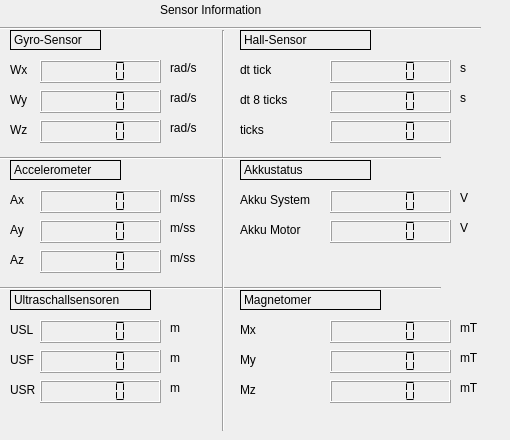
    <widget class="QWidget" name="tab">
     <attribute name="title">
      <string>Tab 1</string>
     </attribute>
     <widget class="QLabel" name="label_41">
      <property name="geometry">
       <rect>
        <x>460</x>
        <y>90</y>
        <width>41</width>
        <height>16</height>
       </rect>
      </property>
      <property name="text">
       <string>s</string>
      </property>
     </widget>
     <widget class="QLabel" name="label_54">
      <property name="geometry">
       <rect>
        <x>240</x>
        <y>350</y>
        <width>31</width>
        <height>20</height>
       </rect>
      </property>
      <property name="text">
       <string>My</string>
      </property>
     </widget>
     <widget class="QLabel" name="label_20">
      <property name="geometry">
       <rect>
        <x>10</x>
        <y>90</y>
        <width>21</width>
        <height>20</height>
       </rect>
      </property>
      <property name="text">
       <string>Wy</string>
      </property>
     </widget>
     <widget class="QLCDNumber" name="sensor_ax">
      <property name="geometry">
       <rect>
        <x>40</x>
        <y>190</y>
        <width>121</width>
        <height>23</height>
       </rect>
      </property>
      <property name="font">
       <font>
        <weight>75</weight>
        <bold>true</bold>
        <strikeout>false</strikeout>
        <kerning>true</kerning>
       </font>
      </property>
      <property name="segmentStyle">
       <enum>QLCDNumber::Flat</enum>
      </property>
     </widget>
     <widget class="QLabel" name="label_47">
      <property name="geometry">
       <rect>
        <x>460</x>
        <y>220</y>
        <width>16</width>
        <height>16</height>
       </rect>
      </property>
      <property name="text">
       <string>V</string>
      </property>
     </widget>
     <widget class="QLCDNumber" name="sensor_my">
      <property name="geometry">
       <rect>
        <x>330</x>
        <y>350</y>
        <width>121</width>
        <height>23</height>
       </rect>
      </property>
      <property name="font">
       <font>
        <weight>75</weight>
        <bold>true</bold>
        <strikeout>false</strikeout>
        <kerning>true</kerning>
       </font>
      </property>
      <property name="segmentStyle">
       <enum>QLCDNumber::Flat</enum>
      </property>
     </widget>
     <widget class="QLabel" name="label_30">
      <property name="geometry">
       <rect>
        <x>10</x>
        <y>30</y>
        <width>91</width>
        <height>20</height>
       </rect>
      </property>
      <property name="frameShape">
       <enum>QFrame::Box</enum>
      </property>
      <property name="midLineWidth">
       <number>0</number>
      </property>
      <property name="text">
       <string>Gyro-Sensor</string>
      </property>
     </widget>
     <widget class="QLCDNumber" name="sensor_usr">
      <property name="geometry">
       <rect>
        <x>40</x>
        <y>380</y>
        <width>121</width>
        <height>23</height>
       </rect>
      </property>
      <property name="font">
       <font>
        <weight>75</weight>
        <bold>true</bold>
        <strikeout>false</strikeout>
        <kerning>true</kerning>
       </font>
      </property>
      <property name="segmentStyle">
       <enum>QLCDNumber::Flat</enum>
      </property>
     </widget>
     <widget class="QLabel" name="label_44">
      <property name="geometry">
       <rect>
        <x>240</x>
        <y>120</y>
        <width>81</width>
        <height>20</height>
       </rect>
      </property>
      <property name="text">
       <string>ticks</string>
      </property>
     </widget>
     <widget class="QLabel" name="label_3">
      <property name="geometry">
       <rect>
        <x>160</x>
        <y>0</y>
        <width>131</width>
        <height>20</height>
       </rect>
      </property>
      <property name="text">
       <string>Sensor Information</string>
      </property>
     </widget>
     <widget class="QLabel" name="label_28">
      <property name="geometry">
       <rect>
        <x>10</x>
        <y>220</y>
        <width>21</width>
        <height>20</height>
       </rect>
      </property>
      <property name="text">
       <string>Ay</string>
      </property>
     </widget>
     <widget class="QLCDNumber" name="sensor_usf">
      <property name="geometry">
       <rect>
        <x>40</x>
        <y>350</y>
        <width>121</width>
        <height>23</height>
       </rect>
      </property>
      <property name="font">
       <font>
        <weight>75</weight>
        <bold>true</bold>
        <strikeout>false</strikeout>
        <kerning>true</kerning>
       </font>
      </property>
      <property name="segmentStyle">
       <enum>QLCDNumber::Flat</enum>
      </property>
     </widget>
     <widget class="QLCDNumber" name="sensor_az">
      <property name="geometry">
       <rect>
        <x>40</x>
        <y>250</y>
        <width>121</width>
        <height>23</height>
       </rect>
      </property>
      <property name="font">
       <font>
        <weight>75</weight>
        <bold>true</bold>
        <strikeout>false</strikeout>
        <kerning>true</kerning>
       </font>
      </property>
      <property name="segmentStyle">
       <enum>QLCDNumber::Flat</enum>
      </property>
     </widget>
     <widget class="Line" name="line_8">
      <property name="geometry">
       <rect>
        <x>220</x>
        <y>280</y>
        <width>221</width>
        <height>16</height>
       </rect>
      </property>
      <property name="orientation">
       <enum>Qt::Horizontal</enum>
      </property>
     </widget>
     <widget class="QLCDNumber" name="sensor_usl">
      <property name="geometry">
       <rect>
        <x>40</x>
        <y>320</y>
        <width>121</width>
        <height>23</height>
       </rect>
      </property>
      <property name="font">
       <font>
        <weight>75</weight>
        <bold>true</bold>
        <strikeout>false</strikeout>
        <kerning>true</kerning>
       </font>
      </property>
      <property name="segmentStyle">
       <enum>QLCDNumber::Flat</enum>
      </property>
     </widget>
     <widget class="QLabel" name="label_31">
      <property name="geometry">
       <rect>
        <x>10</x>
        <y>160</y>
        <width>111</width>
        <height>20</height>
       </rect>
      </property>
      <property name="frameShape">
       <enum>QFrame::Box</enum>
      </property>
      <property name="midLineWidth">
       <number>0</number>
      </property>
      <property name="text">
       <string>Accelerometer</string>
      </property>
     </widget>
     <widget class="Line" name="line_6">
      <property name="geometry">
       <rect>
        <x>220</x>
        <y>20</y>
        <width>261</width>
        <height>16</height>
       </rect>
      </property>
      <property name="orientation">
       <enum>Qt::Horizontal</enum>
      </property>
     </widget>
     <widget class="Line" name="line_5">
      <property name="geometry">
       <rect>
        <x>213</x>
        <y>30</y>
        <width>20</width>
        <height>401</height>
       </rect>
      </property>
      <property name="orientation">
       <enum>Qt::Vertical</enum>
      </property>
     </widget>
     <widget class="QLabel" name="label_19">
      <property name="geometry">
       <rect>
        <x>170</x>
        <y>60</y>
        <width>41</width>
        <height>16</height>
       </rect>
      </property>
      <property name="text">
       <string>rad/s</string>
      </property>
     </widget>
     <widget class="Line" name="line_4">
      <property name="geometry">
       <rect>
        <x>0</x>
        <y>280</y>
        <width>221</width>
        <height>16</height>
       </rect>
      </property>
      <property name="orientation">
       <enum>Qt::Horizontal</enum>
      </property>
     </widget>
     <widget class="Line" name="line_7">
      <property name="geometry">
       <rect>
        <x>220</x>
        <y>150</y>
        <width>221</width>
        <height>16</height>
       </rect>
      </property>
      <property name="orientation">
       <enum>Qt::Horizontal</enum>
      </property>
     </widget>
     <widget class="QLCDNumber" name="sensor_wz">
      <property name="geometry">
       <rect>
        <x>40</x>
        <y>120</y>
        <width>121</width>
        <height>23</height>
       </rect>
      </property>
      <property name="font">
       <font>
        <weight>75</weight>
        <bold>true</bold>
        <strikeout>false</strikeout>
        <kerning>true</kerning>
       </font>
      </property>
      <property name="segmentStyle">
       <enum>QLCDNumber::Flat</enum>
      </property>
     </widget>
     <widget class="Line" name="line_3">
      <property name="geometry">
       <rect>
        <x>0</x>
        <y>150</y>
        <width>221</width>
        <height>16</height>
       </rect>
      </property>
      <property name="orientation">
       <enum>Qt::Horizontal</enum>
      </property>
     </widget>
     <widget class="QLabel" name="label_43">
      <property name="geometry">
       <rect>
        <x>240</x>
        <y>60</y>
        <width>81</width>
        <height>20</height>
       </rect>
      </property>
      <property name="text">
       <string>dt tick</string>
      </property>
     </widget>
     <widget class="QLCDNumber" name="sensor_wy">
      <property name="geometry">
       <rect>
        <x>40</x>
        <y>90</y>
        <width>121</width>
        <height>23</height>
       </rect>
      </property>
      <property name="font">
       <font>
        <weight>75</weight>
        <bold>true</bold>
        <strikeout>false</strikeout>
        <kerning>true</kerning>
       </font>
      </property>
      <property name="segmentStyle">
       <enum>QLCDNumber::Flat</enum>
      </property>
     </widget>
     <widget class="QLabel" name="label_33">
      <property name="geometry">
       <rect>
        <x>170</x>
        <y>350</y>
        <width>41</width>
        <height>16</height>
       </rect>
      </property>
      <property name="text">
       <string>m</string>
      </property>
     </widget>
     <widget class="QLabel" name="label_29">
      <property name="geometry">
       <rect>
        <x>10</x>
        <y>190</y>
        <width>21</width>
        <height>20</height>
       </rect>
      </property>
      <property name="text">
       <string>Ax</string>
      </property>
     </widget>
     <widget class="QLCDNumber" name="sensor_batt_sys">
      <property name="geometry">
       <rect>
        <x>330</x>
        <y>190</y>
        <width>121</width>
        <height>23</height>
       </rect>
      </property>
      <property name="font">
       <font>
        <weight>75</weight>
        <bold>true</bold>
        <strikeout>false</strikeout>
        <kerning>true</kerning>
       </font>
      </property>
      <property name="segmentStyle">
       <enum>QLCDNumber::Flat</enum>
      </property>
     </widget>
     <widget class="QLabel" name="label_26">
      <property name="geometry">
       <rect>
        <x>170</x>
        <y>190</y>
        <width>41</width>
        <height>16</height>
       </rect>
      </property>
      <property name="text">
       <string>m/ss</string>
      </property>
     </widget>
     <widget class="QLabel" name="label_48">
      <property name="geometry">
       <rect>
        <x>240</x>
        <y>220</y>
        <width>91</width>
        <height>20</height>
       </rect>
      </property>
      <property name="text">
       <string>Akku Motor</string>
      </property>
     </widget>
     <widget class="QLabel" name="label_42">
      <property name="geometry">
       <rect>
        <x>240</x>
        <y>90</y>
        <width>81</width>
        <height>20</height>
       </rect>
      </property>
      <property name="text">
       <string>dt 8 ticks</string>
      </property>
     </widget>
     <widget class="QLabel" name="label_21">
      <property name="geometry">
       <rect>
        <x>170</x>
        <y>90</y>
        <width>41</width>
        <height>16</height>
       </rect>
      </property>
      <property name="text">
       <string>rad/s</string>
      </property>
     </widget>
     <widget class="QLabel" name="label_49">
      <property name="geometry">
       <rect>
        <x>240</x>
        <y>190</y>
        <width>91</width>
        <height>20</height>
       </rect>
      </property>
      <property name="text">
       <string>Akku System</string>
      </property>
     </widget>
     <widget class="QLabel" name="label_24">
      <property name="geometry">
       <rect>
        <x>10</x>
        <y>250</y>
        <width>21</width>
        <height>20</height>
       </rect>
      </property>
      <property name="text">
       <string>Az</string>
      </property>
     </widget>
     <widget class="QLabel" name="label_34">
      <property name="geometry">
       <rect>
        <x>170</x>
        <y>380</y>
        <width>41</width>
        <height>16</height>
       </rect>
      </property>
      <property name="text">
       <string>m</string>
      </property>
     </widget>
     <widget class="QLabel" name="label_22">
      <property name="geometry">
       <rect>
        <x>10</x>
        <y>120</y>
        <width>21</width>
        <height>20</height>
       </rect>
      </property>
      <property name="text">
       <string>Wz</string>
      </property>
     </widget>
     <widget class="QLabel" name="label_56">
      <property name="geometry">
       <rect>
        <x>240</x>
        <y>380</y>
        <width>31</width>
        <height>20</height>
       </rect>
      </property>
      <property name="text">
       <string>Mz</string>
      </property>
     </widget>
     <widget class="QLabel" name="label_37">
      <property name="geometry">
       <rect>
        <x>10</x>
        <y>290</y>
        <width>141</width>
        <height>20</height>
       </rect>
      </property>
      <property name="frameShape">
       <enum>QFrame::Box</enum>
      </property>
      <property name="midLineWidth">
       <number>0</number>
      </property>
      <property name="text">
       <string>Ultraschallsensoren</string>
      </property>
     </widget>
     <widget class="QLabel" name="label_25">
      <property name="geometry">
       <rect>
        <x>170</x>
        <y>250</y>
        <width>41</width>
        <height>16</height>
       </rect>
      </property>
      <property name="text">
       <string>m/ss</string>
      </property>
     </widget>
     <widget class="QLabel" name="label_55">
      <property name="geometry">
       <rect>
        <x>240</x>
        <y>290</y>
        <width>141</width>
        <height>20</height>
       </rect>
      </property>
      <property name="frameShape">
       <enum>QFrame::Box</enum>
      </property>
      <property name="midLineWidth">
       <number>0</number>
      </property>
      <property name="text">
       <string>Magnetomer</string>
      </property>
     </widget>
     <widget class="QLabel" name="label_32">
      <property name="geometry">
       <rect>
        <x>170</x>
        <y>320</y>
        <width>41</width>
        <height>16</height>
       </rect>
      </property>
      <property name="text">
       <string>m</string>
      </property>
     </widget>
     <widget class="QLabel" name="label_23">
      <property name="geometry">
       <rect>
        <x>170</x>
        <y>120</y>
        <width>41</width>
        <height>16</height>
       </rect>
      </property>
      <property name="text">
       <string>rad/s</string>
      </property>
     </widget>
     <widget class="QLabel" name="label_35">
      <property name="geometry">
       <rect>
        <x>460</x>
        <y>60</y>
        <width>41</width>
        <height>16</height>
       </rect>
      </property>
      <property name="text">
       <string>s</string>
      </property>
     </widget>
     <widget class="QLabel" name="label_51">
      <property name="geometry">
       <rect>
        <x>460</x>
        <y>350</y>
        <width>41</width>
        <height>16</height>
       </rect>
      </property>
      <property name="text">
       <string>mT</string>
      </property>
     </widget>
     <widget class="QLabel" name="label_46">
      <property name="geometry">
       <rect>
        <x>460</x>
        <y>190</y>
        <width>16</width>
        <height>16</height>
       </rect>
      </property>
      <property name="text">
       <string>V</string>
      </property>
     </widget>
     <widget class="QLabel" name="label_52">
      <property name="geometry">
       <rect>
        <x>460</x>
        <y>380</y>
        <width>41</width>
        <height>16</height>
       </rect>
      </property>
      <property name="text">
       <string>mT</string>
      </property>
     </widget>
     <widget class="QLabel" name="label_18">
      <property name="geometry">
       <rect>
        <x>10</x>
        <y>60</y>
        <width>21</width>
        <height>20</height>
       </rect>
      </property>
      <property name="text">
       <string>Wx</string>
      </property>
     </widget>
     <widget class="QLCDNumber" name="sensor_hall_dt">
      <property name="geometry">
       <rect>
        <x>330</x>
        <y>60</y>
        <width>121</width>
        <height>23</height>
       </rect>
      </property>
      <property name="font">
       <font>
        <weight>75</weight>
        <bold>true</bold>
        <strikeout>false</strikeout>
        <kerning>true</kerning>
       </font>
      </property>
      <property name="segmentStyle">
       <enum>QLCDNumber::Flat</enum>
      </property>
     </widget>
     <widget class="QLCDNumber" name="sensor_hall_dtf">
      <property name="geometry">
       <rect>
        <x>330</x>
        <y>90</y>
        <width>121</width>
        <height>23</height>
       </rect>
      </property>
      <property name="font">
       <font>
        <weight>75</weight>
        <bold>true</bold>
        <strikeout>false</strikeout>
        <kerning>true</kerning>
       </font>
      </property>
      <property name="segmentStyle">
       <enum>QLCDNumber::Flat</enum>
      </property>
     </widget>
     <widget class="Line" name="line_2">
      <property name="geometry">
       <rect>
        <x>0</x>
        <y>20</y>
        <width>221</width>
        <height>16</height>
       </rect>
      </property>
      <property name="orientation">
       <enum>Qt::Horizontal</enum>
      </property>
     </widget>
     <widget class="QLCDNumber" name="sensor_wx">
      <property name="geometry">
       <rect>
        <x>40</x>
        <y>60</y>
        <width>121</width>
        <height>23</height>
       </rect>
      </property>
      <property name="font">
       <font>
        <weight>75</weight>
        <bold>true</bold>
        <strikeout>false</strikeout>
        <kerning>true</kerning>
       </font>
      </property>
      <property name="segmentStyle">
       <enum>QLCDNumber::Flat</enum>
      </property>
     </widget>
     <widget class="QLabel" name="label_27">
      <property name="geometry">
       <rect>
        <x>170</x>
        <y>220</y>
        <width>41</width>
        <height>16</height>
       </rect>
      </property>
      <property name="text">
       <string>m/ss</string>
      </property>
     </widget>
     <widget class="QLCDNumber" name="sensor_hall_count">
      <property name="geometry">
       <rect>
        <x>330</x>
        <y>120</y>
        <width>121</width>
        <height>23</height>
       </rect>
      </property>
      <property name="font">
       <font>
        <weight>75</weight>
        <bold>true</bold>
        <strikeout>false</strikeout>
        <kerning>true</kerning>
       </font>
      </property>
      <property name="segmentStyle">
       <enum>QLCDNumber::Flat</enum>
      </property>
     </widget>
     <widget class="QLabel" name="label_50">
      <property name="geometry">
       <rect>
        <x>460</x>
        <y>320</y>
        <width>41</width>
        <height>16</height>
       </rect>
      </property>
      <property name="text">
       <string>mT</string>
      </property>
     </widget>
     <widget class="QLCDNumber" name="sensor_mz">
      <property name="geometry">
       <rect>
        <x>330</x>
        <y>380</y>
        <width>121</width>
        <height>23</height>
       </rect>
      </property>
      <property name="font">
       <font>
        <weight>75</weight>
        <bold>true</bold>
        <strikeout>false</strikeout>
        <kerning>true</kerning>
       </font>
      </property>
      <property name="segmentStyle">
       <enum>QLCDNumber::Flat</enum>
      </property>
     </widget>
     <widget class="QLabel" name="label_39">
      <property name="geometry">
       <rect>
        <x>10</x>
        <y>380</y>
        <width>31</width>
        <height>20</height>
       </rect>
      </property>
      <property name="text">
       <string>USR</string>
      </property>
     </widget>
     <widget class="QLabel" name="label_53">
      <property name="geometry">
       <rect>
        <x>240</x>
        <y>320</y>
        <width>31</width>
        <height>20</height>
       </rect>
      </property>
      <property name="text">
       <string>Mx</string>
      </property>
     </widget>
     <widget class="QLabel" name="label_38">
      <property name="geometry">
       <rect>
        <x>10</x>
        <y>320</y>
        <width>31</width>
        <height>20</height>
       </rect>
      </property>
      <property name="text">
       <string>USL</string>
      </property>
     </widget>
     <widget class="QLabel" name="label_45">
      <property name="geometry">
       <rect>
        <x>240</x>
        <y>160</y>
        <width>131</width>
        <height>20</height>
       </rect>
      </property>
      <property name="frameShape">
       <enum>QFrame::Box</enum>
      </property>
      <property name="midLineWidth">
       <number>0</number>
      </property>
      <property name="text">
       <string>Akkustatus</string>
      </property>
     </widget>
     <widget class="QLabel" name="label_36">
      <property name="geometry">
       <rect>
        <x>10</x>
        <y>350</y>
        <width>31</width>
        <height>20</height>
       </rect>
      </property>
      <property name="text">
       <string>USF</string>
      </property>
     </widget>
     <widget class="QLCDNumber" name="sensor_batt_motor">
      <property name="geometry">
       <rect>
        <x>330</x>
        <y>220</y>
        <width>121</width>
        <height>23</height>
       </rect>
      </property>
      <property name="font">
       <font>
        <weight>75</weight>
        <bold>true</bold>
        <strikeout>false</strikeout>
        <kerning>true</kerning>
       </font>
      </property>
      <property name="segmentStyle">
       <enum>QLCDNumber::Flat</enum>
      </property>
     </widget>
     <widget class="QLCDNumber" name="sensor_mx">
      <property name="geometry">
       <rect>
        <x>330</x>
        <y>320</y>
        <width>121</width>
        <height>23</height>
       </rect>
      </property>
      <property name="font">
       <font>
        <weight>75</weight>
        <bold>true</bold>
        <strikeout>false</strikeout>
        <kerning>true</kerning>
       </font>
      </property>
      <property name="segmentStyle">
       <enum>QLCDNumber::Flat</enum>
      </property>
     </widget>
     <widget class="QLabel" name="label_40">
      <property name="geometry">
       <rect>
        <x>240</x>
        <y>30</y>
        <width>131</width>
        <height>20</height>
       </rect>
      </property>
      <property name="frameShape">
       <enum>QFrame::Box</enum>
      </property>
      <property name="midLineWidth">
       <number>0</number>
      </property>
      <property name="text">
       <string>Hall-Sensor</string>
      </property>
     </widget>
     <widget class="QLCDNumber" name="sensor_ay">
      <property name="geometry">
       <rect>
        <x>40</x>
        <y>220</y>
        <width>121</width>
        <height>23</height>
       </rect>
      </property>
      <property name="font">
       <font>
        <weight>75</weight>
        <bold>true</bold>
        <strikeout>false</strikeout>
        <kerning>true</kerning>
       </font>
      </property>
      <property name="segmentStyle">
       <enum>QLCDNumber::Flat</enum>
      </property>
     </widget>
    </widget>
